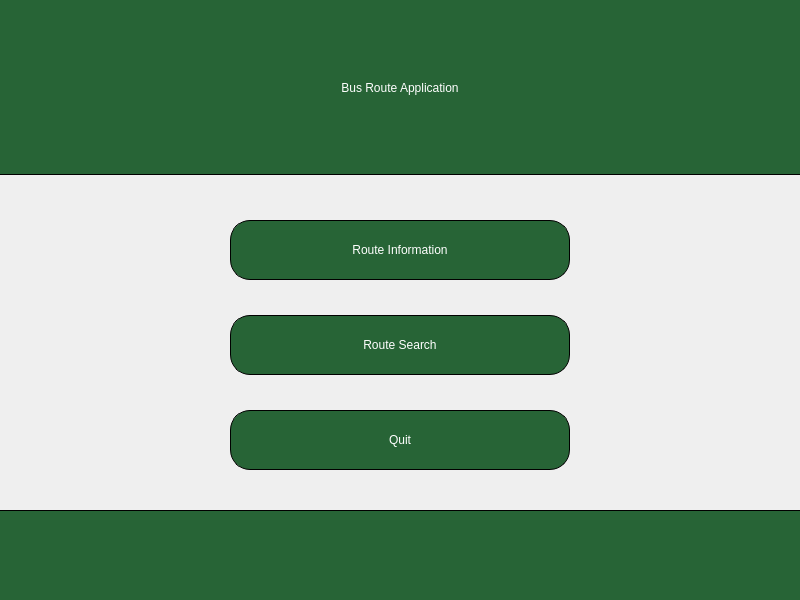
<?xml version="1.0" encoding="UTF-8"?>
<ui version="4.0">
 <class>DashboardScreen</class>
 <widget class="QMainWindow" name="DashboardScreen">
  <property name="geometry">
   <rect>
    <x>0</x>
    <y>0</y>
    <width>800</width>
    <height>600</height>
   </rect>
  </property>
  <property name="windowTitle">
   <string>DashboardScreen</string>
  </property>
  <property name="windowOpacity">
   <double>1.000000000000000</double>
  </property>
  <property name="autoFillBackground">
   <bool>true</bool>
  </property>
  <widget class="QWidget" name="centralwidget">
   <widget class="QLabel" name="Title">
    <property name="geometry">
     <rect>
      <x>0</x>
      <y>0</y>
      <width>800</width>
      <height>175</height>
     </rect>
    </property>
    <property name="styleSheet">
     <string notr="true">color: white;
background-color: rgb(39, 100, 54);
font: 36pt &quot;Oswald&quot;;
border-bottom: 1px solid #000000;
</string>
    </property>
    <property name="text">
     <string>Bus Route Application</string>
    </property>
    <property name="alignment">
     <set>Qt::AlignCenter</set>
    </property>
   </widget>
   <widget class="QLabel" name="BottomFill">
    <property name="geometry">
     <rect>
      <x>0</x>
      <y>510</y>
      <width>800</width>
      <height>90</height>
     </rect>
    </property>
    <property name="styleSheet">
     <string notr="true">background-color: rgb(39, 100, 54);
border-top: 1px solid #000000;</string>
    </property>
    <property name="text">
     <string/>
    </property>
   </widget>
   <widget class="QPushButton" name="RouteInformation">
    <property name="geometry">
     <rect>
      <x>230</x>
      <y>220</y>
      <width>340</width>
      <height>60</height>
     </rect>
    </property>
    <property name="styleSheet">
     <string notr="true">QPushButton{
	color: white;
	background-color: rgb(39, 100, 54);
	font: 18pt &quot;Oswald&quot;;
	border-radius: 20px;
	border: 1px solid #000000;
}

QPushButton::Hover{
	border-color: rgb(0, 0, 0);
	border: 5px solid #000000;
}

QPushButton::Pressed{
	border-color: rgb(0, 0, 0);
	border: 5px solid;
	background-color: rgb(90,152,101);
}
</string>
    </property>
    <property name="text">
     <string>Route Information</string>
    </property>
   </widget>
   <widget class="QPushButton" name="RouteSearch">
    <property name="geometry">
     <rect>
      <x>230</x>
      <y>315</y>
      <width>340</width>
      <height>60</height>
     </rect>
    </property>
    <property name="styleSheet">
     <string notr="true">QPushButton{
	color: white;
	background-color: rgb(39, 100, 54);
	font: 18pt &quot;Oswald&quot;;
	border-radius: 20px;
	border: 1px solid #000000;
}

QPushButton::Hover{
	border-color: rgb(0, 0, 0);
	border: 5px solid #000000;
}

QPushButton::Pressed{
	border-color: rgb(0, 0, 0);
	border: 5px solid;
	background-color: rgb(90,152,101);
}
</string>
    </property>
    <property name="text">
     <string>Route Search</string>
    </property>
   </widget>
   <widget class="QPushButton" name="Quit">
    <property name="geometry">
     <rect>
      <x>230</x>
      <y>410</y>
      <width>340</width>
      <height>60</height>
     </rect>
    </property>
    <property name="styleSheet">
     <string notr="true">QPushButton{
	color: white;
	background-color: rgb(39, 100, 54);
	font: 18pt &quot;Oswald&quot;;
	border-radius: 20px;
	border: 1px solid #000000;
}

QPushButton::Hover{
	border-color: rgb(0, 0, 0);
	border: 5px solid #000000;
}

QPushButton::Pressed{
	border-color: rgb(0, 0, 0);
	border: 5px solid;
	background-color: rgb(90,152,101);
}
</string>
    </property>
    <property name="text">
     <string>Quit</string>
    </property>
   </widget>
  </widget>
 </widget>
 <resources/>
 <connections/>
</ui>
